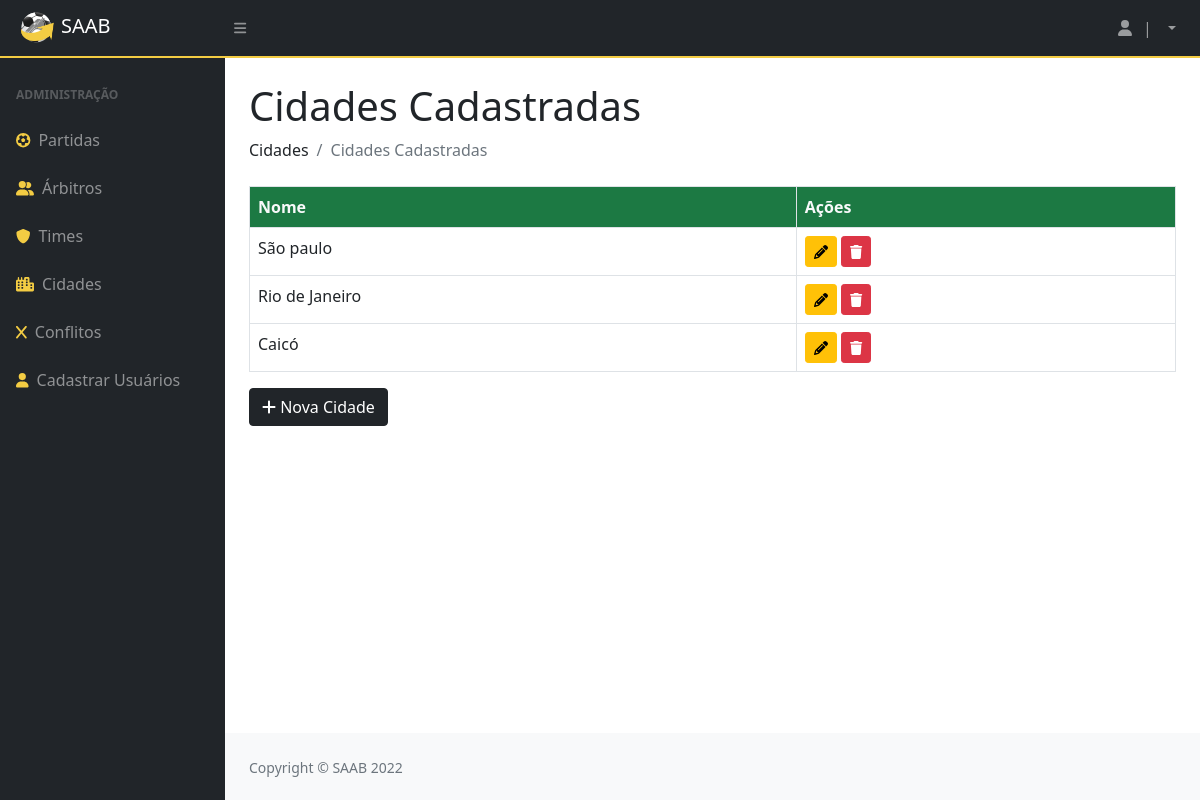
The app's page /cidades/, older data.
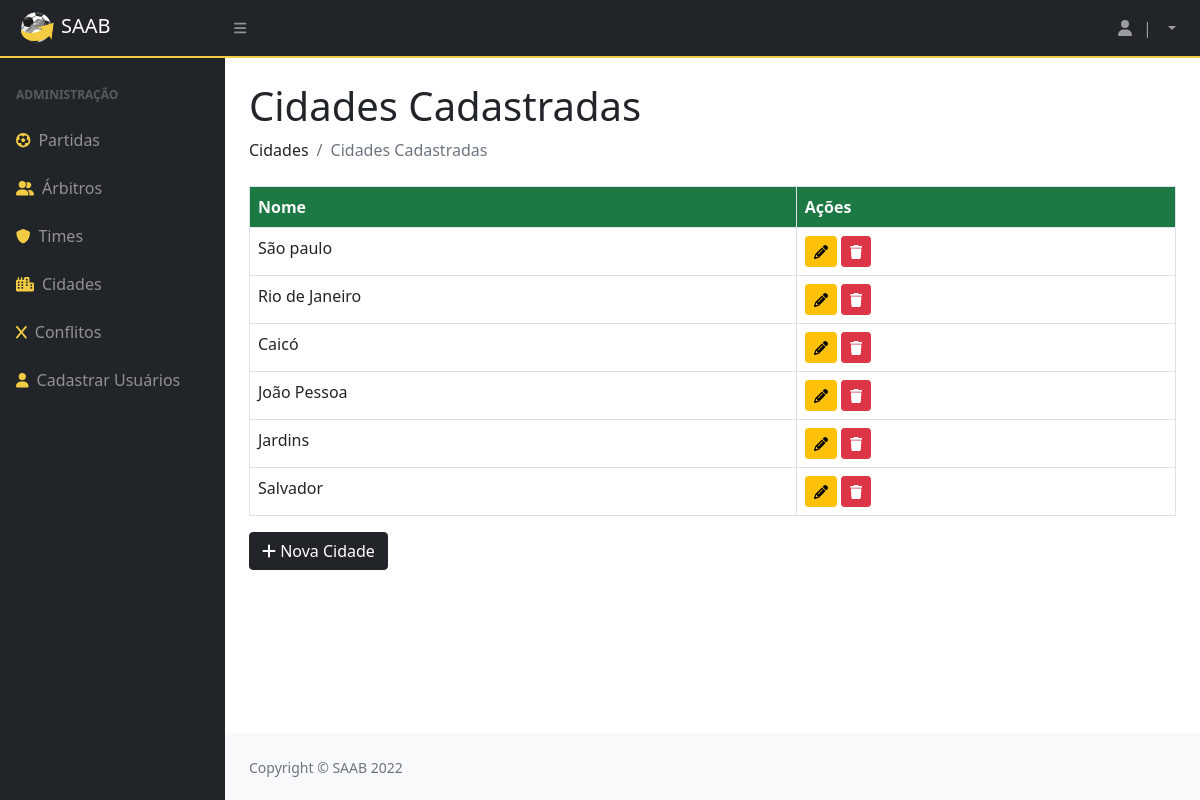
The same page, newer data.
### privado/models.py (models this page shows, shortened)
class Cidade(models.Model):
    codigo = models.AutoField(primary_key=True)
    nome = models.CharField(max_length=100)

### privado/views.py (the view)
# urls.py: path('cidades/', cidades, name="url_cidades"),
@has_permission_decorator('mexer_no_sistema')
def cidades(request):
    cidd = Cidade.objects.all()
    pacote = {"cidades": cidd, "editCidade": 123}
    return render(request, "SAAB/cidades.html", pacote)

### privado/templates/SAAB/cidades.html (shortened to what this page needs)
{% extends 'SAAB/layout.html' %}
{% block conteudo %}
{% load static %}
{% load crispy_forms_tags %}
<!DOCTYPE html>
<html>
    <head>
    </head>
    <body>
        <h1 class="mt-4">Cidades Cadastradas</h1>
        <ol class="breadcrumb mb-4">
            <li class="breadcrumb-item">Cidades</li>
            <li class="breadcrumb-item active">Cidades Cadastradas</li>
        </ol>
        <table class="table table-bordered">
            <thead>
                <tr>
                    <th>Nome</th>
                    <th>Ações</th>
                </tr>
            </thead>
            {% for i in cidades %}
                <tr>
                    <td>{{ i.nome }}</td>
                    <td>
                        <a href="{% url 'url_updateCidade' i.codigo %}"><button class="btn btn-warning btn-sm"><i class="fas fa-pencil"></i></button></a>
                        <a href="{% url 'url_deleteCidade' i.codigo %}"><button class="btn btn-danger btn-sm"><i class="fas fa-trash"></i></button></a>
                    </td>
                </tr>
            {% endfor %}
        </table>
        <a href="{% url 'url_formCidade' %}"><button class="btn btn-dark"><i class="fa-solid fa-plus"></i>&nbsp;Nova Cidade</button></a>
    </body>
</html>
{% endblock %}

Row changes from the older to the newer data that the page shows:
added Cidade: nome "João Pessoa"
added Cidade: nome "Jardins"
added Cidade: nome "Salvador"
